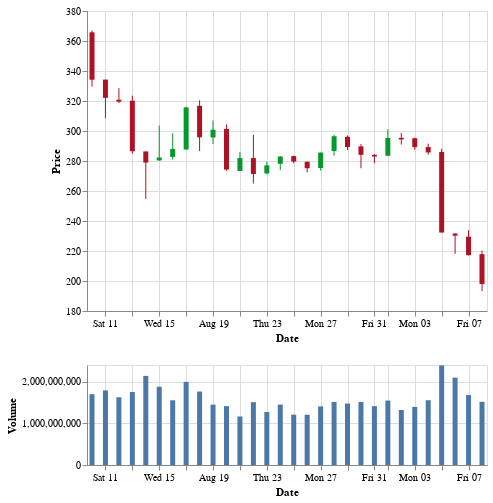

The notebook cell saved with this chart:
### Code cell
# link panning and zooming on the top plot with the bottom plot, only for X
combined = abc.pan_zoom_vconcat(rule, bar, volume, method=0)
combined

### Figure 1 — Vega-Lite specification as saved in the notebook (floating-point values rounded to 4 significant figures)
{"$schema": "https://vega.github.io/schema/vega-lite/v2.6.0.json", "config": {"view": {"height": 300, "width": 400}}, "datasets": {"data-827bdac4a0cbc1e6a4fd672d7a458c27": [{"Close": 197.9, "Date": "2018-09-08T00:00:00", "High": 220.4, "Low": 193.3, "Market_Cap": 22187693065, "Open": 217.9, "Volume": 1517200000}, {"Close": 217.2, "Date": "2018-09-07T00:00:00", "High": 233.9, "Low": 217.1, "Market_Cap": 23366572107, "Open": 229.5, "Volume": 1678260000}, {"Close": 230.2, "Date": "2018-09-06T00:00:00", "High": 231.8, "Low": 218.1, "Market_Cap": 23576873426, "Open": 231.7, "Volume": 2097310000}, {"Close": 232.3, "Date": "2018-09-05T00:00:00", "High": 288.2, "Low": 232.3, "Market_Cap": 29107551074, "Open": 286.1, "Volume": 2390390000}, {"Close": 285.7, "Date": "2018-09-04T00:00:00", "High": 291.6, "Low": 284.2, "Market_Cap": 29432488855, "Open": 289.3, "Volume": 1554870000}, {"Close": 289.3, "Date": "2018-09-03T00:00:00", "High": 295.6, "Low": 287.4, "Market_Cap": 30025069120, "Open": 295.2, "Volume": 1394490000}, {"Close": 294.4, "Date": "2018-09-02T00:00:00", "High": 298.7, "Low": 290.9, "Market_Cap": 30046692957, "Open": 295.4, "Volume": 1321050000}, {"Close": 295.3, "Date": "2018-09-01T00:00:00", "High": 301.1, "Low": 283.5, "Market_Cap": 28824991126, "Open": 283.5, "Volume": 1546630000}, {"Close": 283, "Date": "2018-08-31T00:00:00", "High": 284.6, "Low": 278.5, "Market_Cap": 28882613519, "Open": 284.1, "Volume": 1411910000}, {"Close": 284.1, "Date": "2018-08-30T00:00:00", "High": 291.2, "Low": 275.2, "Market_Cap": 29449252259, "Open": 289.8, "Volume": 1513100000}, {"Close": 289.3, "Date": "2018-08-29T00:00:00", "High": 297.1, "Low": 287.3, "Market_Cap": 30094775053, "Open": 296.2, "Volume": 1474460000}, {"Close": 296.5, "Date": "2018-08-28T00:00:00", "High": 297.4, "Low": 283.6, "Market_Cap": 29122157621, "Open": 286.6, "Volume": 1513350000}, {"Close": 285.6, "Date": "2018-08-27T00:00:00", "High": 285.6, "Low": 273.6, "Market_Cap": 27968567433, "Open": 275.4, "Volume": 1406790000}, {"Close": 275.2, "Date": "2018-08-26T00:00:00", "High": 279.5, "Low": 272.4, "Market_Cap": 28386921151, "Open": 279.5, "Volume": 1206650000}, {"Close": 279.6, "Date": "2018-08-25T00:00:00", "High": 283.5, "Low": 278.5, "Market_Cap": 28762556561, "Open": 283.3, "Volume": 1208360000}, {"Close": 283.0, "Date": "2018-08-24T00:00:00", "High": 283.3, "Low": 273.9, "Market_Cap": 28231866915, "Open": 278.1, "Volume": 1450170000}, {"Close": 277.1, "Date": "2018-08-23T00:00:00", "High": 279.6, "Low": 271.1, "Market_Cap": 27580425754, "Open": 271.8, "Volume": 1271160000}, {"Close": 271.3, "Date": "2018-08-22T00:00:00", "High": 297.5, "Low": 265, "Market_Cap": 28611999411, "Open": 282.0, "Volume": 1507660000}, {"Close": 281.9, "Date": "2018-08-21T00:00:00", "High": 286.0, "Low": 273.3, "Market_Cap": 27729942831, "Open": 273.3, "Volume": 1164120000}, {"Close": 274.3, "Date": "2018-08-20T00:00:00", "High": 304.4, "Low": 273.5, "Market_Cap": 30569460458, "Open": 301.4, "Volume": 1413790000}, {"Close": 300.8, "Date": "2018-08-19T00:00:00", "High": 307.1, "Low": 291.3, "Market_Cap": 29984192045, "Open": 295.7, "Volume": 1447910000}, {"Close": 295.8, "Date": "2018-08-18T00:00:00", "High": 320.4, "Low": 286.6, "Market_Cap": 32119577919, "Open": 316.8, "Volume": 1764020000}, {"Close": 315.7, "Date": "2018-08-17T00:00:00", "High": 316.2, "Low": 287.4, "Market_Cap": 29162476049, "Open": 287.7, "Volume": 1995460000}, {"Close": 288.1, "Date": "2018-08-16T00:00:00", "High": 298.5, "Low": 280.9, "Market_Cap": 28655663078, "Open": 282.7, "Volume": 1552970000}, {"Close": 282.4, "Date": "2018-08-15T00:00:00", "High": 303.6, "Low": 280.1, "Market_Cap": 28411365408, "Open": 280.4, "Volume": 1878150000}, {"Close": 278.9, "Date": "2018-08-14T00:00:00", "High": 286.4, "Low": 254.7, "Market_Cap": 29011325541, "Open": 286.4, "Volume": 2137850000}, {"Close": 286.5, "Date": "2018-08-13T00:00:00", "High": 323.6, "Low": 284.9, "Market_Cap": 32433585929, "Open": 320.2, "Volume": 1751190000}, {"Close": 319.6, "Date": "2018-08-12T00:00:00", "High": 328.6, "Low": 318.6, "Market_Cap": 32489149687, "Open": 320.8, "Volume": 1625420000}, {"Close": 322.1, "Date": "2018-08-11T00:00:00", "High": 334.3, "Low": 308.5, "Market_Cap": 33843432717, "Open": 334.3, "Volume": 1790370000}, {"Close": 334.2, "Date": "2018-08-10T00:00:00", "High": 367.1, "Low": 329.6, "Market_Cap": 37026418724, "Open": 365.8, "Volume": 1699400000}]}, "resolve": {"scale": {"x": "shared", "y": "independent"}}, "vconcat": [{"layer": [{"data": {"name": "data-827bdac4a0cbc1e6a4fd672d7a458c27"}, "encoding": {"color": {"condition": {"test": "datum.Open < datum.Close", "value": "#06982d"}, "value": "#ae1325"}, "x": {"field": "Date", "type": "temporal"}, "y": {"axis": {"title": "Price"}, "field": "Low", "scale": {"zero": false}, "type": "quantitative"}, "y2": {"field": "High", "type": "quantitative"}}, "mark": "rule", "selection": {"selector054": {"bind": "scales", "encodings": ["x", "y"], "mark": {"fill": "#333", "fillOpacity": 0.125, "stroke": "white"}, "on": "[mousedown, window:mouseup] > window:mousemove!", "resolve": "global", "translate": "[mousedown, window:mouseup] > window:mousemove!", "type": "interval", "zoom": "wheel!"}}}, {"data": {"name": "data-827bdac4a0cbc1e6a4fd672d7a458c27"}, "encoding": {"color": {"condition": {"test": "datum.Open < datum.Close", "value": "#06982d"}, "value": "#ae1325"}, "x": {"field": "Date", "type": "temporal"}, "y": {"field": "Open", "type": "quantitative"}, "y2": {"field": "Close", "type": "quantitative"}}, "mark": "bar"}]}, {"data": {"name": "data-827bdac4a0cbc1e6a4fd672d7a458c27"}, "encoding": {"x": {"field": "Date", "type": "temporal"}, "y": {"field": "Volume", "scale": {"zero": false}, "type": "quantitative"}}, "height": 100, "mark": "bar"}]}
